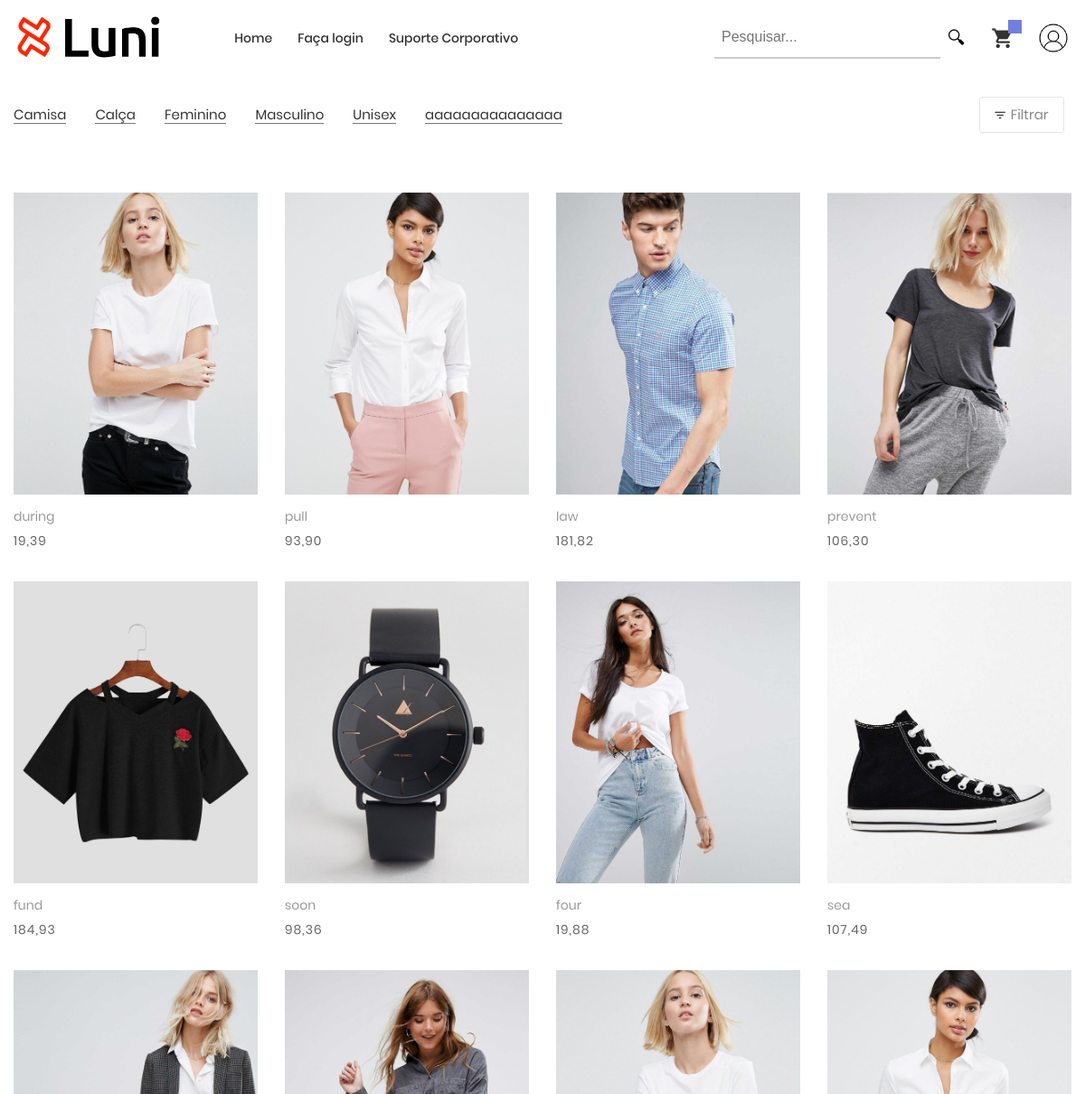
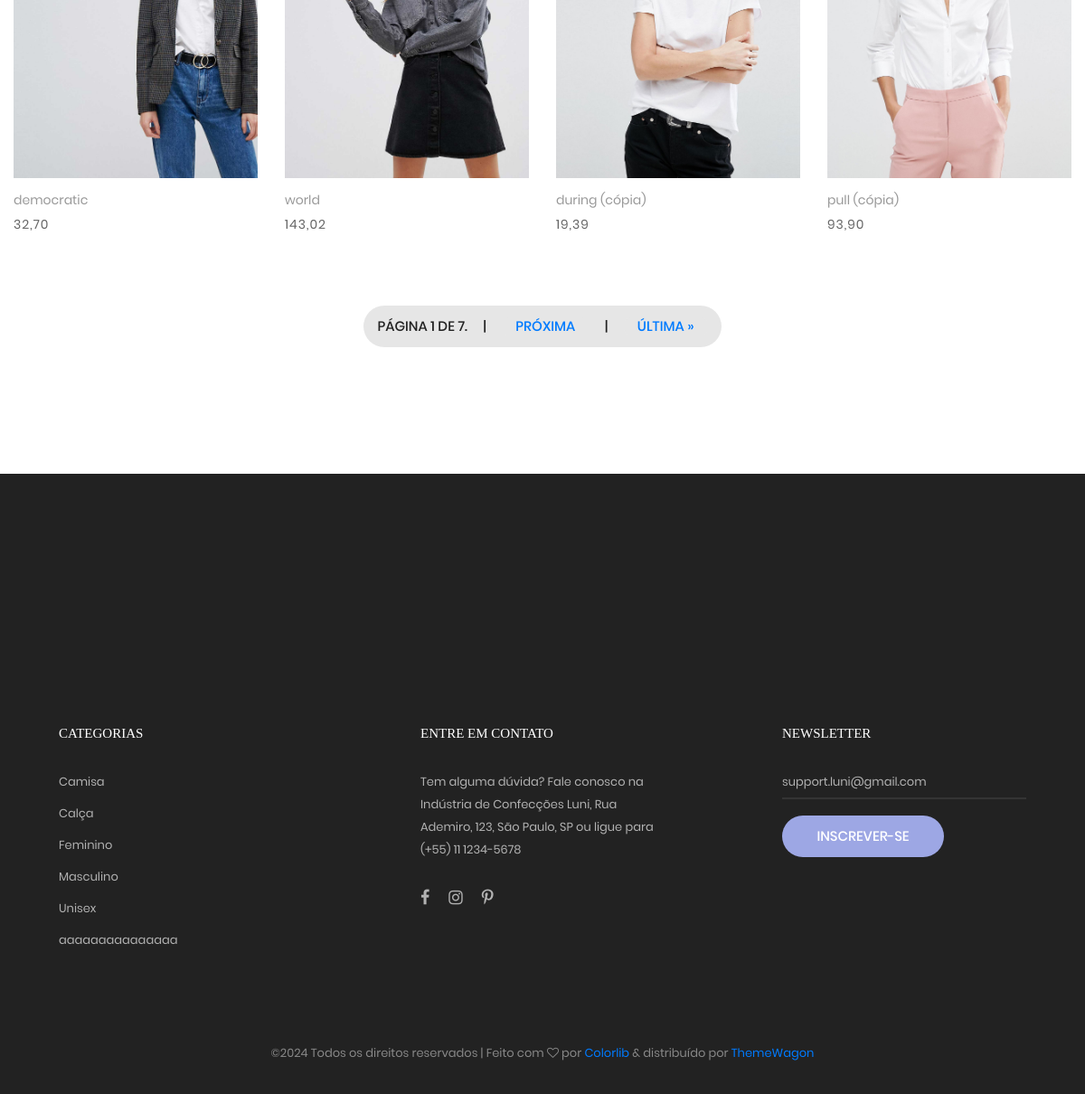
/produto/pesquisa/, run on the app's committed database (2 pictures, top to bottom).
### produto/models.py (models this page shows, shortened)
class CategoriaProduto(models.Model):
    nome = models.CharField(max_length=20, unique=True)

class Produto(models.Model):
    tamanho = models.ManyToManyField(Tamanho, related_name='produto')
    nome = models.CharField(max_length=100)
    descricao = models.TextField(blank=True, null=True)
    categorias = models.ManyToManyField(CategoriaProduto, related_name='produtos')
    preco = models.DecimalField(max_digits=10, decimal_places=2)
    quantidade_em_estoque = models.IntegerField(default=0)
    estampas = models.ManyToManyField(Estampa, related_name='produtos', blank=True)
    imagem = models.ImageField(upload_to='produtos/', blank=True, null=True)

### produto/views.py (the view)
# urls.py: path('pesquisa/', views.pesquisar_produtos, name='pesquisar_produto'),
def pesquisar_produtos(request):
    produtos = Produto.objects.all()
    pesquisa = request.GET.get('pesquisa', '').strip()
    categoria_id = request.GET.get('categoria')
    preco_min = request.GET.get('preco_min')
    preco_max = request.GET.get('preco_max')
    tamanho_id = request.GET.get('tamanho')
    sort = request.GET.get('sort', '')
    if sort == 'preco_asc':
        produtos = produtos.order_by('preco')
    elif sort == 'preco_desc':
        produtos = produtos.order_by('-preco')
    if pesquisa:
        produtos = produtos.filter(Q(nome__icontains=pesquisa) | Q(descricao__icontains=pesquisa))
    if categoria_id:
        produtos = produtos.filter(categorias__id=categoria_id)
    if preco_min:
        produtos = produtos.filter(preco__gte=preco_min)
    if preco_max:
        produtos = produtos.filter(preco__lte=preco_max)
    if tamanho_id:
        produtos = produtos.filter(tamanho__id=tamanho_id)
    paginator = Paginator(produtos, 12)  # Mostra 10 produtos por página
    page = request.GET.get('page')
    try:
        produtos_pagina = paginator.page(page)
    except PageNotAnInteger:
        produtos_pagina = paginator.page(1)
    except EmptyPage:
        produtos_pagina = paginator.page(paginator.num_pages)
    categorias = CategoriaProduto.objects.all()
    tamanhos = Tamanho.objects.all()
    context = {
        'produtos': produtos_pagina,
        'categorias': categorias,
        'tamanhos': tamanhos,
        'pesquisa': pesquisa,
        'preco_min': preco_min,
        'preco_max': preco_max,
        'categoria_id': categoria_id,
        'tamanho_id': tamanho_id,
        'sort': sort,
    }
    return render(request, 'produto/pesquisa.html', context)

### principal/context_processors.py (called while the page is built)
def variaveis_globais(request):
    return {
        'nome_site': 'Luni',
        'categorias': CategoriaProduto.objects.all(),
    }

### templates/produto/pesquisa.html (shortened to what this page needs)
{% extends 'base/_base.html' %}
{% load static %}
{% block content %}
<div class="bg0 m-t-23 p-b-140">
    <div class="container">
        <div class="flex-w flex-sb-m p-b-52">
            <div class="flex-w flex-l-m filter-tope-group m-tb-10">
                {% for categoria in categorias %}
                    <a
                        href="?categoria={{ categoria.id }}"
                        class="stext-106 cl6 hov1 bor3 trans-04 m-r-32 m-tb-5 how-active1"
                        data-filter="*"
                    >
                    {{ categoria.nome }}
                    </a>
                {% endfor %}
            </div>
            <div class="flex-w flex-c-m m-tb-10">
                <div
                    class="flex-c-m stext-106 cl6 size-104 bor4 pointer hov-btn3 trans-04 m-r-8 m-tb-4 js-show-filter"
                >
                    <i
                        class="icon-filter cl2 m-r-6 fs-15 trans-04 zmdi zmdi-filter-list"
                    ></i>
                    Filtrar
                </div>
            </div>
        </div>
        <div
            class="isotope-grid row"
        >
            {% for produto in produtos %}
            <a
                                href="{% url "detalhes_produto" produto.id %}">
                <div
                    class="col-sm-6 col-md-4 col-lg-3 p-b-35 isotope-item women"
                >
                    <div class="block2 d-flex flex-column">
                        <div class="block2-pic hov-img0 imagem-container-pesquisa">
                            {% if produto.imagem %}
                                <img
                                    src="{{ produto.imagem.url }}"
                                    alt="{{ produto.nome }}"
                                />
                            {% else %}
                                <img
                                    src="{% static "images/no-image.png" %}"
                                    alt="{{ produto.nome }}"
                                />
                            {% endif %}
                        </div>
                        <div class="block2-txt flex-w flex-t p-t-14">
                            <div class="block2-txt-child1 flex-col-l">
                                <a
                                    href="{% url "detalhes_produto" produto.id %}"
                                    class="stext-104 cl4 hov-cl1 trans-04 js-name-b2 p-b-6"
                                >
                                    {{ produto.nome }}
                                </a>
                                <span class="stext-105 cl3"> {{ produto.preco }} </span>
                            </div>
                        </div>
                    </div>
                </div>
            {% empty %}
                <h2 class="stext-106">Nenhum produto encontrado!</h2>
            {% endfor %}
            </a>
        </div>
        <div class="pagination row">
            <div class="pagination-links flex-c-m flex-w w-full p-t-45">
                <div class="pagination-link flex-c-m stext-101 cl5 size-103 bg2 bor1 p-lr-15 trans-04">
                    <span class="current">
                        Página {{ produtos.number }} de {{ produtos.paginator.num_pages }}.
                    </span>
                    {% if produtos.has_next %}
                        &nbsp;&nbsp;&nbsp;&nbsp;
                        |
                        &nbsp;&nbsp;&nbsp;&nbsp;
                        <a class="hov-btn1 bg2 bor1 p-lr-15 text-decoration-none" href="?page={{ produtos.next_page_number }}">Próxima</a>
                        &nbsp;&nbsp;&nbsp;&nbsp;
                        |
                        &nbsp;&nbsp;&nbsp;&nbsp;
                        <a class="hov-btn1 bg2 bor1 p-lr-15 text-decoration-none" href="?page={{ produtos.paginator.num_pages }}">Última &raquo;</a>
                    {% endif %}
            </div></div>
        </div>
    </div>
</div>
{% endblock %}

### templates/base/_base.html (shortened to what this page needs)
{% load static %}
<!DOCTYPE html>
<html lang="pt-br">
    <head>
        <link rel="stylesheet" type="text/css" href="/static/vendor/bootstrap/css/bootstrap.min.css">
        <link rel="stylesheet" type="text/css" href="/static/fonts/font-awesome-4.7.0/css/font-awesome.min.css">
        <link rel="stylesheet" type="text/css" href="/static/fonts/iconic/css/material-design-iconic-font.min.css">
        <link rel="stylesheet" type="text/css" href="/static/fonts/linearicons-v1.0.0/icon-font.min.css">
        <link rel="stylesheet" type="text/css" href="/static/vendor/animate/animate.css">
        <link rel="stylesheet" type="text/css" href="/static/vendor/css-hamburgers/hamburgers.min.css">
        <link rel="stylesheet" type="text/css" href="/static/vendor/animsition/css/animsition.min.css">
        <link rel="stylesheet" type="text/css" href="/static/vendor/select2/select2.min.css">
        <link rel="stylesheet" type="text/css" href="/static/vendor/daterangepicker/daterangepicker.css">
        <link rel="stylesheet" type="text/css" href="/static/vendor/slick/slick.css">
        <link rel="stylesheet" type="text/css" href="/static/vendor/MagnificPopup/magnific-popup.css">
        <link rel="stylesheet" type="text/css" href="/static/vendor/perfect-scrollbar/perfect-scrollbar.css">
        <link rel="stylesheet" type="text/css" href="/static/css/util.css">
        <link rel="stylesheet" type="text/css" href="/static/css/main.css">
    </head>
	<nav class="container-menu-desktop fix-menu-desktop">
		<div class="wrap-menu-desktop">
			<div class="limiter-menu-desktop container">
				<a href="{% url "home" %}" class="logo">
					<img src="{% static "images/icons/Logo.png" %}" alt="IMG-LOGO">
				</a>
				<div class="menu-desktop">
					<ul class="main-menu">
						<li >
							<a href="{% url "home" %}">Home</a></li>
						{% if request.user.is_authenticated %}
						{% else %}
						<li>
							<a href="{% url "login" %}">Faça login</a>
						</li>
						{% endif %}
						<li>
							<a href="{% url "receber_suporte_corporativo" %}">Suporte Corporativo</a></li>
					</ul>
				</div>
				<div class="wrap-icon-header flex-w flex-r-m">
					<form action="{% url 'pesquisar_produto' %}" method="get" class="search-container">
						<input type="text" name="pesquisa" id="pesquisa_input" class="search-input" value="{{ pesquisa|default:"" }}" placeholder="Pesquisar...">
						<button type="submit" class="search-button" title="Pesquisar">🔍︎</button>
					</form>
					<a href="{% url "carrinho" %}">
						<div class="icon-header-item cl2 hov-cl1 trans-04 p-l-22 p-r-11 icon-header-noti js-show-cart" data-notify="{{ request.user.get_size_items }}">
							<i class="zmdi zmdi-shopping-cart" title="Carrinho"></i>
						</div>
					</a>
					<a href="{% url "perfil_usuario" %}" title="Perfil">
						<div>
							{% if request.user.imagem %}
								<img src="{{ request.user.imagem.url }}" alt="perfil" style="border-radius: 50%; margin-left: 15px; width: 40px; height: 40px;">
							{% else %}
								<img src="/static/images/user-profile.jpg" alt="perfil" style="border-radius: 50%; margin-left: 15px; width: 40px; height: 40px;">
							{% endif %}
						</div>
					</a>
				</div>
			</div>
		</div>
	</nav>
    <body class="animsition" style="animation-duration: 1500ms; opacity: 1;">
        {% block content %}{% endblock content %}
    </body>
	<footer class="bg3 p-t-75 p-b-32">
		<div class="container" style="margin-top: 200px;">
			<div class="row d-flex justify-content-around">
				<div class="col-sm-6 col-lg-3 p-b-50">
					<h4 class="stext-301 cl0 p-b-30">
						Categorias
					</h4>
					<ul>
						{% for categoria in categorias %}
							<li class="p-b-10">
								<a href="{% url "pesquisar_produto" %}?categoria={{ categoria.id }}" class="stext-107 cl7 hov-cl1 trans-04">
									{{ categoria.nome }}
								</a>
							</li>
						{% endfor %}
					</ul>
				</div>
				<div class="col-sm-6 col-lg-3 p-b-50">
					<h4 class="stext-301 cl0 p-b-30">
						ENTRE EM CONTATO
					</h4>
					<p class="stext-107 cl7 size-201">
						Tem alguma dúvida? Fale conosco na Indústria de Confecções Luni, Rua Ademiro, 123, São Paulo, SP ou ligue para (+55) 11 1234-5678
					</p>
					<div class="p-t-27">
						<a href="#" class="fs-18 cl7 hov-cl1 trans-04 m-r-16">
							<i class="fa fa-facebook"></i>
						</a>
						<a href="#" class="fs-18 cl7 hov-cl1 trans-04 m-r-16">
							<i class="fa fa-instagram"></i>
						</a>
						<a href="#" class="fs-18 cl7 hov-cl1 trans-04 m-r-16">
							<i class="fa fa-pinterest-p"></i>
						</a>
					</div>
				</div>
				<div class="col-sm-6 col-lg-3 p-b-50">
					<h4 class="stext-301 cl0 p-b-30">
						Newsletter
					</h4>
					<form>
						<div class="wrap-input1 w-full p-b-4">
							<input class="input1 bg-none plh1 stext-107 cl7" type="text" name="email" placeholder="support.luni@gmail.com">
						</div>
						<div class="p-t-18">
							<button class="flex-c-m stext-101 cl0 size-103 bg1 bor1 hov-btn2 p-lr-15 trans-04">
								Inscrever-se
							</button>
						</div>
					</form>
				</div>
			</div>
			<div class="p-t-40">
				<p class="stext-107 cl6 txt-center">
					&copy;<script>document.write(new Date().getFullYear());</script> Todos os direitos reservados | Feito com <i class="fa fa-heart-o" aria-hidden="true"></i> por <a href="https://colorlib.com" target="_blank">Colorlib</a> &amp; distribuído por <a href="https://themewagon.com" target="_blank">ThemeWagon</a>
				</p>
			</div>
		</div>
	</footer>
	</html>

### static/css/main.css (style rules this page uses)
body { padding-top: 70px; }
.container { max-width: 1380px; }
@media (max-width: 1600px) { .container { max-width: 1200px; } }
.container-menu-desktop { height: auto; width: 100%; position: relative; -webkit-transition: all 0.3s; -o-transition: all 0.3s; -moz-transition: all 0.3s; transition: all 0.3s; }
.search-container { display: flex; }
.search-input { border: none; border-bottom: 2px solid #ccc; background: transparent; padding: 8px; font-size: 16px; outline: none; width: 250px; transition: border-color 0.3s; }
.search-button { background: transparent; border: none; cursor: pointer; padding: 8px; font-size: 20px; }
.wrap-menu-desktop { position: fixed; z-index: 1100; background-color: #fff; width: 100%; height: 84px; left: 0px; top: 0px; -webkit-transition: height 0.3s, background-color 0.3s; -o-transition: height 0.3s, background-color 0.3s; -moz-transition: height 0.3s, background-color 0.3s; transition: height 0.3s, background-color 0.3s; }
.limiter-menu-desktop { height: 100%; display: -webkit-box; display: -webkit-flex; display: -moz-box; display: -ms-flexbox; display: flex; align-items: center; }
.logo { display: -webkit-box; display: -webkit-flex; display: -moz-box; display: -ms-flexbox; display: flex; align-items: center; height: 65%; margin-right: 55px; }
.logo img { max-width: 100%; max-height: 100%; }
.menu-desktop { display: -webkit-box; display: -webkit-flex; display: -moz-box; display: -ms-flexbox; display: flex; align-items: center; height: 100%; }
.main-menu { list-style-type: none; margin: 0; display: -webkit-box; display: -webkit-flex; display: -moz-box; display: -ms-flexbox; display: flex; align-items: center; }
.main-menu > li { display: block; position: relative; padding: 20px 10px 20px 0px; margin: 0px 4px 0px 14px; }
.main-menu > li > a { font-family: Poppins-Medium; font-size: 14px; color: #333; padding: 5px 0px; transition: all 0.4s; -webkit-transition: all 0.4s; -o-transition: all 0.4s; -moz-transition: all 0.4s; }
.wrap-icon-header { flex-grow: 1; }
.icon-header-item { position: relative; font-size: 26px; line-height: 1; cursor: pointer; }
.icon-header-noti::after { content: attr(data-notify); font-family: Poppins-Regular; font-size: 12px; color: #fff; line-height: 15px; text-align: center; display: block; position: absolute; top: -7px; right: 0; min-width: 15px; height: 15px; padding: 0 3px; background-color: #717fe0; }
.block2-pic { position: relative; }
.block2-txt-child1 { width: calc(100% - 30px); }
.cl0 { color: #fff; }
.cl2 { color: #333; }
.cl3 { color: #666; }
.cl4 { color: #999; }
.cl5 { color: #222; }
.cl6 { color: #888; }
.cl7 { color: #b2b2b2; }
.stext-101 { font-family: Poppins-Medium; font-size: 15px; line-height: 1.466667; text-transform: uppercase; }
.stext-104 { font-family: Poppins-Regular; font-size: 14px; line-height: 1.466667; }
.stext-105 { font-family: Poppins-Regular; font-size: 14px; line-height: 1.466667; letter-spacing: 1px; }
.stext-106 { font-family: Poppins-Regular; font-size: 15px; line-height: 1.2; }
.stext-107 { font-family: Poppins-Regular; font-size: 13px; line-height: 1.923; }
.stext-301 { font-family: Montserrat-Bold; font-size: 15px; line-height: 1.6; text-transform: uppercase; }
.size-103 { min-width: 179px; height: 46px; }
.size-104 { min-width: 94px; height: 40px; }
.size-201 { max-width: 270px; }
.bg-none { background-color: transparent; }
.bg0 { background-color: #fff; }
.bg1 { background-color: #9da7e4; }
.bg2 { background-color: #e6e6e6; }
.bg3 { background-color: #222; }
.bor1 { border-radius: 23px; }
.bor3 { border-bottom: 1px solid transparent; }
.bor4 { border: 1px solid #e6e6e6; border-radius: 3px; }
.how-active1 { color: #333; border-color: #797979; }
.wrap-input1 { position: relative; border-bottom: 2px solid rgba(204,204,204, 0.1); }
.input1 { background-color: transparent; width: 100%; }
.hov-img0 { display: block; overflow: hidden; }
.hov-img0 img { width: 100%; -webkit-transition: transform 0.9s ease; -o-transition: transform 0.9s ease; -moz-transition: transform 0.9s ease; transition: transform 0.9s ease; }
.imagem-container-pesquisa { width: 270px; height: 334px; overflow: hidden; max-width: 100% }

### data on the page
CategoriaProduto: nome "Camisa"
CategoriaProduto: nome "Calça"
CategoriaProduto: nome "Feminino"
CategoriaProduto: nome "Masculino"
CategoriaProduto: nome "Unisex"
CategoriaProduto: nome "aaaaaaaaaaaaaaa"
Produto: imagem (picture), nome "during", preco "19,39"
Produto: imagem (picture), nome "pull", preco "93,90"
Produto: imagem (picture), nome "law", preco "181,82"
Produto: imagem (picture), nome "prevent", preco "106,30"
Produto: imagem (picture), nome "fund", preco "184,93"
Produto: imagem (picture), nome "soon", preco "98,36"
Produto: imagem (picture), nome "four", preco "19,88"
Produto: imagem (picture), nome "sea", preco "107,49"
Produto: imagem (picture), nome "democratic", preco "32,70"
Produto: imagem (picture), nome "world", preco "143,02"
Produto: imagem (picture), nome "during (cópia)", preco "19,39"
Produto: imagem (picture), nome "pull (cópia)", preco "93,90"

### other printed values
{{ produtos.number }} "1"
{{ produtos.paginator.num_pages }} "7"
